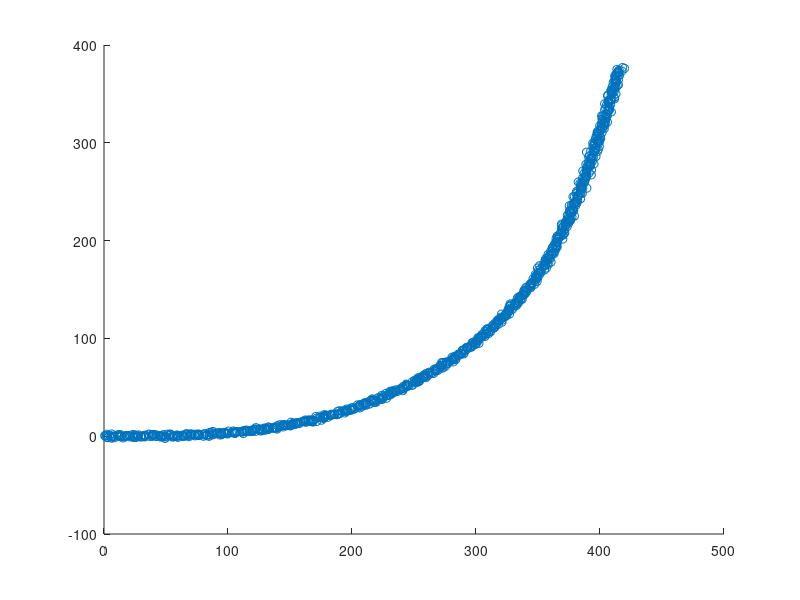

This chart was generated by the following MATLAB code: (Note: this script raises an error after producing the figure.)
clear; close all; clc
%%%%%%%%%%%%%%%%%%%%%%%%%%%%%%%%%%%%%%%%%%%%%%%%%%%%%%%
% In this example, the noise is added to the ideal mathematical road
% The road data is smoothed and profile is somewhat good
%%%%%%%%%%%%%%%%%%%%%%%%%%%%%%%%%%%%%%%%%%%%%%%%%%%%%%%
%GPS DATA
%load('CVF9LatX.mat'); load('CVF9LongY.mat');
%Ideal AASHTO
load('MichXm.mat'); load('MichYm.mat');
%x2 = LatX'; y2 = LongY';
x2 = xm'; y2 = ym';
x2 = unique(x2); y2 = unique(y2);
x2 = x2(1:numel(y2));

% Added White Noise
x2 = awgn(x2,45,'measured');
y2 = awgn(y2,45,'measured');
scatter(x2,y2);

%%%%%%%%%%%%%%%%%%%%%%% Smoothering %%%%%%%%%%%%%%%%%%%%%%%
yy1 = smooth(x2,y2,0.2,'loess');
x2 = unique(x2); yy1 = unique(yy1);
x2 = x2(1:numel(yy1));
y2 = yy1;

%%%%%%%%%%%%%%%%%%%%%%% Curvature Calculation %%%%%%%%%%%%%%%%%%%%%%%
X = [x2',y2];
[L,R,K] = curvature(X);
K(1,:) = []; K(end,:) = []; L(1,:) = []; L(end,:) = [];
x2(1) = []; x2(end) = []; y2(1) = []; y2(end) = [];
figure; scatter(x2,y2);
xlabel('X Coordinate (m)'); ylabel('Y Coordinate (m)')
title('Raw Road Data')
figure;
h = scatter(x2,y2); grid on; axis equal; set(h,'marker','.');
xlabel('X Coordinate (m)'); ylabel('Y Coordinate (m)')
title('Road with Curvature Vectors')
hold on
%%%%%%%%%%%%%%%%%%%%%%% Curvature Vectors %%%%%%%%%%%%%%%%%%%%%%%
quiver(x2',y2',K(:,1),K(:,2)); hold off  
y = sqrt(K(:,1).^2 + K(:,2).^2);
s = L;
figure; plot(s,y)
title('Curvature vs Segment Lenght')
ylim([0 5e-3])
%%%%%%%%%%%%%%%%%%%%%%%%%%%%%%%%%%%%%%%%%%%%%%%%%%
% Initial Conditions, NEVER repeat them.
x0 = [100 200 300 400 500];
% Curvature Model M.1
M1 = @(x,s) ((x(5)./(x(2)-x(1))).*(s - x(1))).*(heaviside(s-x(1)) - heaviside(s-x(2))) +...
     x(5).*(heaviside(s-x(2))-heaviside(s-x(3))) + ...
( ( x(5)./(x(4)-x(3))).*(-s+x(3))+ x(5) ).*(heaviside(s-x(3)) - heaviside(s-x(4))); 
% Pr.1
fprintf('Pr. 1, Least Squares Min. Has finalized');
options = optimset('Display','off');
x = lsqcurvefit(M1,x0,s(1:end),y,[],[],options)
snew = linspace(s(1),s(end),100); % <--- This defines the 
% size of the "K_vector".
figure; hold on; 
plot(s,y,'bo');
xlabel('S-Segment (m)'); ylabel ('Curvature(m^{-1})');
plot(snew,M1(x,snew),'k-','linewidth',2);
xlim([snew(1), snew(end)+5]);
legend('Data','Fitted Response','location','best'); 
title('Data and Fitted Curve'); grid on
ylim([0 5e-3])
%%%%%%%%%%%%%%%%%%%%%%%%%%%%%%%%%%%%%%%%%%%%%%%%%%
% -------------------------
%Parameters 
global K_temp e g mu U
% Vehicle Only
L = 2.5;  %U = 1.95;
U = 3;
% Road Only
e = 6; mu = 0.3;
% Both
g = 9.81; K_vector = M1(x,snew);
% -------------------------
%Iterative Optimization Routine for Pr.2 given Optimized M.1
for i = 1:length(K_vector)
K_temp = K_vector(i);  
% Objective Function Pr.2
fun = @(x)  x(1) - (53.7*L + U*x(2)^2/g)*K_temp;    
%C.1 (Bounds)
% lb = [-3,25]; 
% ub = [3,60]; 
lb = [-3,25]; % -3 < x1 < 3;
ub = [3,35];  % 55 < x2 < 80; mph
% There are no linear constraints, so set those arguments to |[]|. 
A = [];  b = []; % Linear In-equality Constraints
Aeq = []; beq = [];  % Linear Equality Constraints
%Initial Conditions
x0 = [1/4,1/4];  
%Constraints as an annoynomous function
nonlcon = @EqConstraint;
options = optimoptions('fmincon','Display','off');
Op(i,:) = fmincon(fun,x0,A,b,Aeq,beq,lb,ub,nonlcon,options);  
end
fprintf('Pr. 2 Has finalized \n');
vOpt = Op(:,2);
figure; plot(snew,vOpt,'linewidth',3)
ylim([max(vOpt)-10 max(vOpt)+10])
title('Segment Length vs Velocity Optimized'); grid on
xlabel('S-Segment (m)'); ylabel ('Velocity (m/s)');
figure; plot(M1(x,snew),vOpt)
ylim([max(vOpt)-10 max(vOpt)+10])
title('Curvature vs Velocity Optimized'); grid on;
xlabel('S-Segment (m)'); ylabel ('Curvature(m^{-1})');

% Nonlinear Constaints (Not bounds)
function [c,ceq] = EqConstraint(x)
global K_temp e g mu 
%Pr.2
% Nonlinear Inequality Constraints
c = x(2)^2*K_temp/g - (mu + 0.01*e)/(1-0.01*mu*e);
% Nonlinear Equality Constraints
ceq = [];
end
